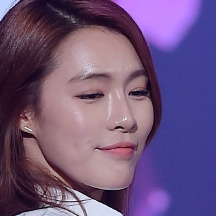
#> input picture custom_dataset/test/가희/image_10.jpg, 216 x 216 px; its folder holds 2 pictures in this run
$ jupyter execute dataset_custom.ipynb
#> lines starting #> are read from the running program, lines starting #| are printed output that depends on the picture; pictures that were not available may be replaced by others from this repository, and a replacement may not be noted
# 데이터 가공

## 웹 크롤링해온 이미지 확인 및 경로 설정

[cell 1]
import cv2
import os
import shutil
path_dir = './dataset/'

folder_list = os.listdir(path_dir)
cur_path = None
print(len(folder_list))
print(folder_list)

def createFolder(directory):
    try:
        if not os.path.exists(directory):
            os.makedirs(directory)
    except OSError:
        print ('Error: Creating directory. ' +  directory)

## 이미지를 얼굴만 보이도록 자르기

[cell 2]
import numpy as np
import glob

face_cascade = cv2.CascadeClassifier(cv2.data.haarcascades + 'haarcascade_frontalface_default.xml')
eye_cascade = cv2.CascadeClassifier(cv2.data.haarcascades + 'haarcascade_eye.xml')

[cell 3]
folderNum = 0
for folder in folder_list:
    picture_list = path_dir + folder + '/'
    imgNum  = 0
    if not os.path.isdir('./custom_dataset/'+ str(folderNum)): # 경로에 한글이 들어가면 imwrite에서 오류가 남
        os.makedirs('./custom_dataset/'+ str(folderNum)) # 숫자폴더 생성
    for picture in os.listdir(picture_list):
        ff = np.fromfile(picture_list + picture, np.uint8)
        img = cv2.imdecode(ff,cv2.IMREAD_UNCHANGED) # 한글경로 실행법
#> img is the input picture: shape (216, 216, 3); mean B, G, R 122.7, 83.7, 109.5
        if img is not None:
            rgb = cv2.cvtColor(img, cv2.COLOR_BGR2RGB) # 흑백사진을 확인할 수 있게
            gray = cv2.cvtColor(rgb, cv2.COLOR_BGR2GRAY)
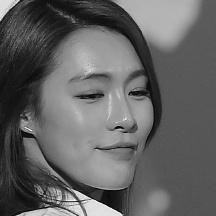
#> gray: shape (216, 216); min 3, max 249, mean 98.3
            try :
                faces = face_cascade.detectMultiScale(gray, 1.3,5) # 얼굴인식 불가능시 건너뛰기
#> faces = [[37, 38, 142, 142]]
            except :
                pass
            for (x,y,w,h) in faces:
                cropped = img[y - int(h / 4):y + h + int(h / 4), x - int(w / 4):x + w + int(w / 4)]
                if cropped.size != 0:
                    cv2.imwrite('./custom_dataset/'+ str(folderNum) + '/image_' + str(imgNum) + '.jpg', cropped) # 숫자폴더에 얼굴만 자른 사진 생성
                else :
                    pass
                imgNum += 1
#> this loop made 1 pass
#> (x, y, w, h, imgNum) on pass 1: (37, 38, 142, 142, 1)
#> pass 1, `cropped = img[y - int(h / 4):y + h + int(h / 4), x - int(w / 4):x + w ..`:
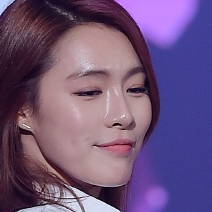
#> cropped: shape (212, 212, 3); mean B, G, R 122.3, 84, 110
#> after the loop, imgNum = 1
        else:
            print('imread failed',picture_list + picture)
    os.rename('./custom_dataset/'+ str(folderNum) , './custom_dataset/'+folder) # 숫자폴더를 다시 연예인 이름으로 변경
    folderNum += 1

#### 데이터를 얼굴만 분리
#### opencv의 한계로 이상한 사진이 섞여들어가거나 분리가 잘못된 파일이 생성됨
#### 손으로 직접 분리, 이상한 데이터는 삭제, 부족한 데이터는 따로 구해서 집어넣었음 (최소50장)

## train, test 폴더 생성 및 분류

[cell 4]
train_directory_list = [
    './custom_dataset/train/',
    './custom_dataset/test/',
]

# train,test 디렉토리 만들기
for directory in train_directory_list:
    if not os.path.isdir(directory):
        os.makedirs(directory)

# train, test 데이터 분리 함수
def dataset_split(query, test_cnt, folder_name):
#> called with query = './custom_dataset/image_10.jpg', test_cnt = 10, folder_name = 'image_10.jpg'
    for directory in train_directory_list:
        if not os.path.isdir(directory + '/' + folder_name):
            os.makedirs(directory + '/' + folder_name)
    cnt = 0
    print(query)
    for file_name in os.listdir(query):
        if cnt < test_cnt:
            print(f'[Test Dataset] {file_name}')
            shutil.move(query + '/' + file_name, './custom_dataset/test/' +folder_name+ '/' + file_name)
        else:
            print(f'[Train Dataset] {file_name}')
            shutil.move(query + '/' + file_name, './custom_dataset/train/' +folder_name+ '/' + file_name)
        cnt += 1
    shutil.rmtree(query)

$ run again, on custom_dataset/test/견미리/image_13.jpg
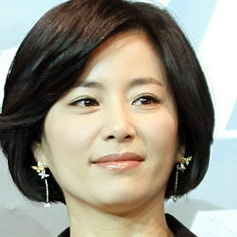
#> input picture custom_dataset/test/견미리/image_13.jpg, 237 x 237 px
#> img is the input picture: shape (237, 237, 3); mean B, G, R 130, 144.2, 149
#> `gray = cv2.cvtColor(rgb, cv2.COLOR_BGR2GRAY)`:
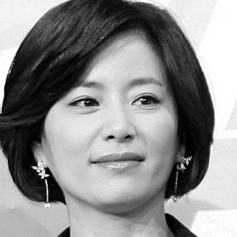
#> gray: shape (237, 237); min 0, max 255, mean 140.5
#> faces = [[38, 38, 159, 159]]
#> the loop `for (x,y,w,h) in faces:` made 1 pass
#> (x, y, w, h, imgNum) on pass 1: (38, 38, 159, 159, 1)
#> after the loop `for (x,y,w,h) in faces:`: imgNum = 1

$ run again, on custom_dataset/test/김태원/image_11.jpg
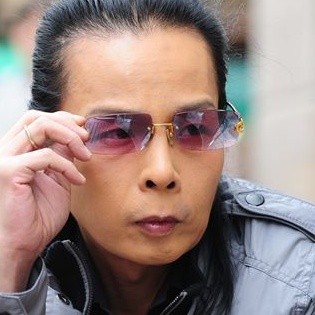
#> input picture custom_dataset/test/김태원/image_11.jpg, 315 x 315 px
#> img is the input picture: shape (315, 315, 3); mean B, G, R 126.4, 132.2, 153.1
#> `gray = cv2.cvtColor(rgb, cv2.COLOR_BGR2GRAY)`:
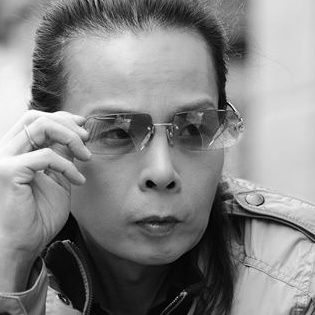
#> gray: shape (315, 315); min 0, max 255, mean 132.8
#> faces = [[59, 54, 207, 207]]
#> the loop `for (x,y,w,h) in faces:` made 1 pass
#> (x, y, w, h, imgNum) on pass 1: (59, 54, 207, 207, 1)
#> pass 1, `cropped = img[y - int(h / 4):y + h + int(h / 4), x - int(w / 4):x + w ..`:
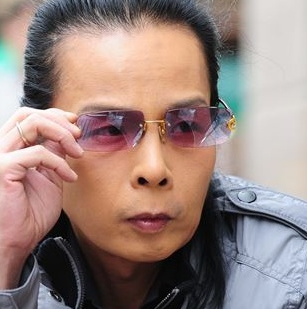
#> cropped: shape (309, 307, 3); mean B, G, R 125.1, 131.1, 152.9
#> after the loop `for (x,y,w,h) in faces:`: imgNum = 1

$ run again, on custom_dataset/test/김병만/image_0.jpg
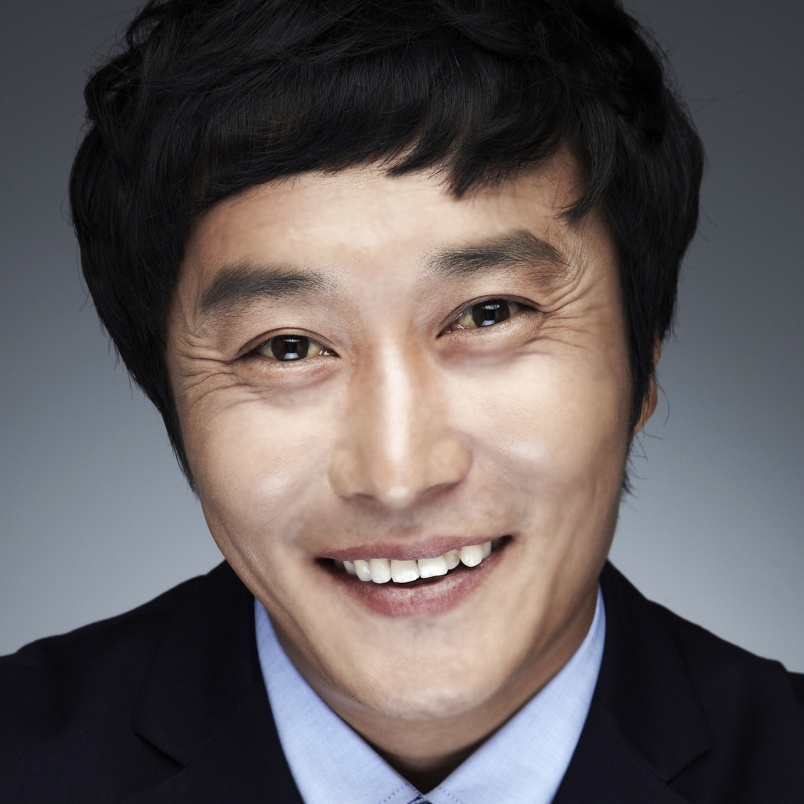
#> input picture custom_dataset/test/김병만/image_0.jpg, 804 x 804 px
#> img is the input picture: shape (804, 804, 3); mean B, G, R 92, 92.1, 99.4
#> `gray = cv2.cvtColor(rgb, cv2.COLOR_BGR2GRAY)`:
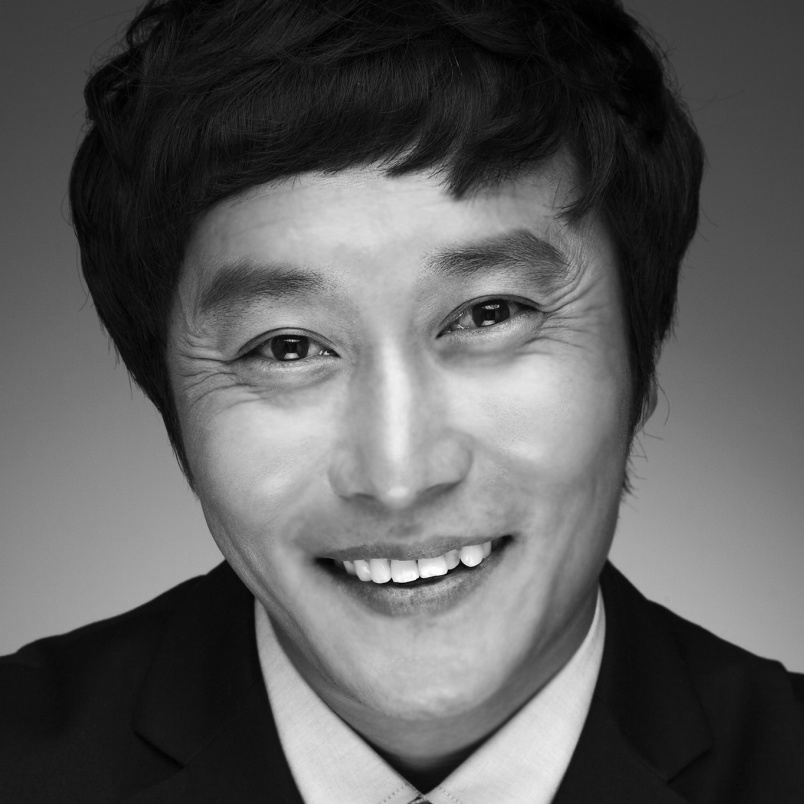
#> gray: shape (804, 804); min 0, max 255, mean 92.9
#> faces = [[136, 140, 539, 539]]
#> the loop `for (x,y,w,h) in faces:` made 1 pass
#> (x, y, w, h, imgNum) on pass 1: (136, 140, 539, 539, 1)
#> pass 1, `cropped = img[y - int(h / 4):y + h + int(h / 4), x - int(w / 4):x + w ..`:
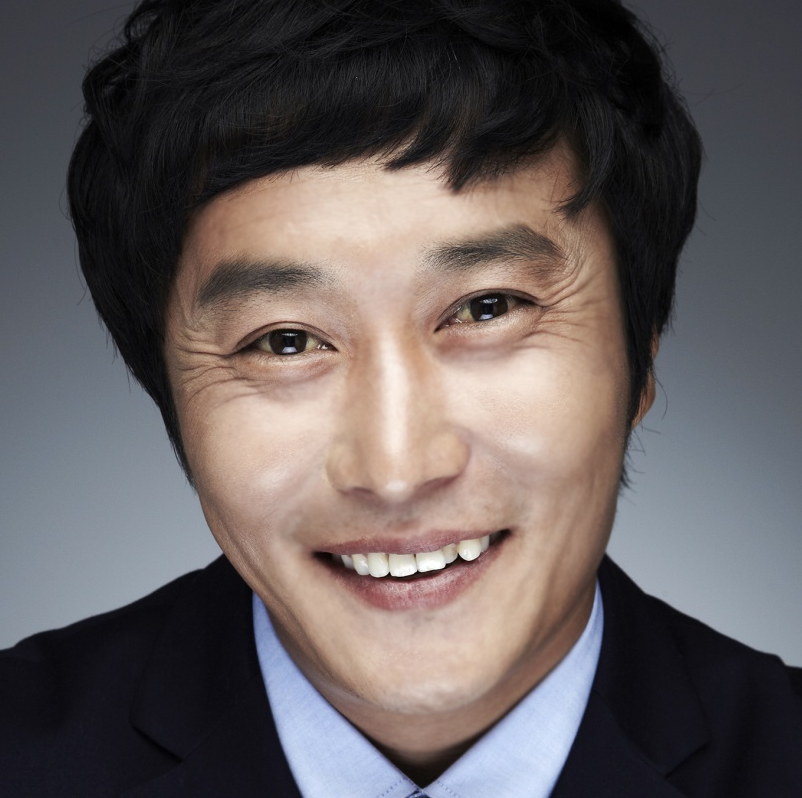
#> cropped: shape (798, 802, 3); mean B, G, R 92.4, 92.6, 100
#> after the loop `for (x,y,w,h) in faces:`: imgNum = 1
